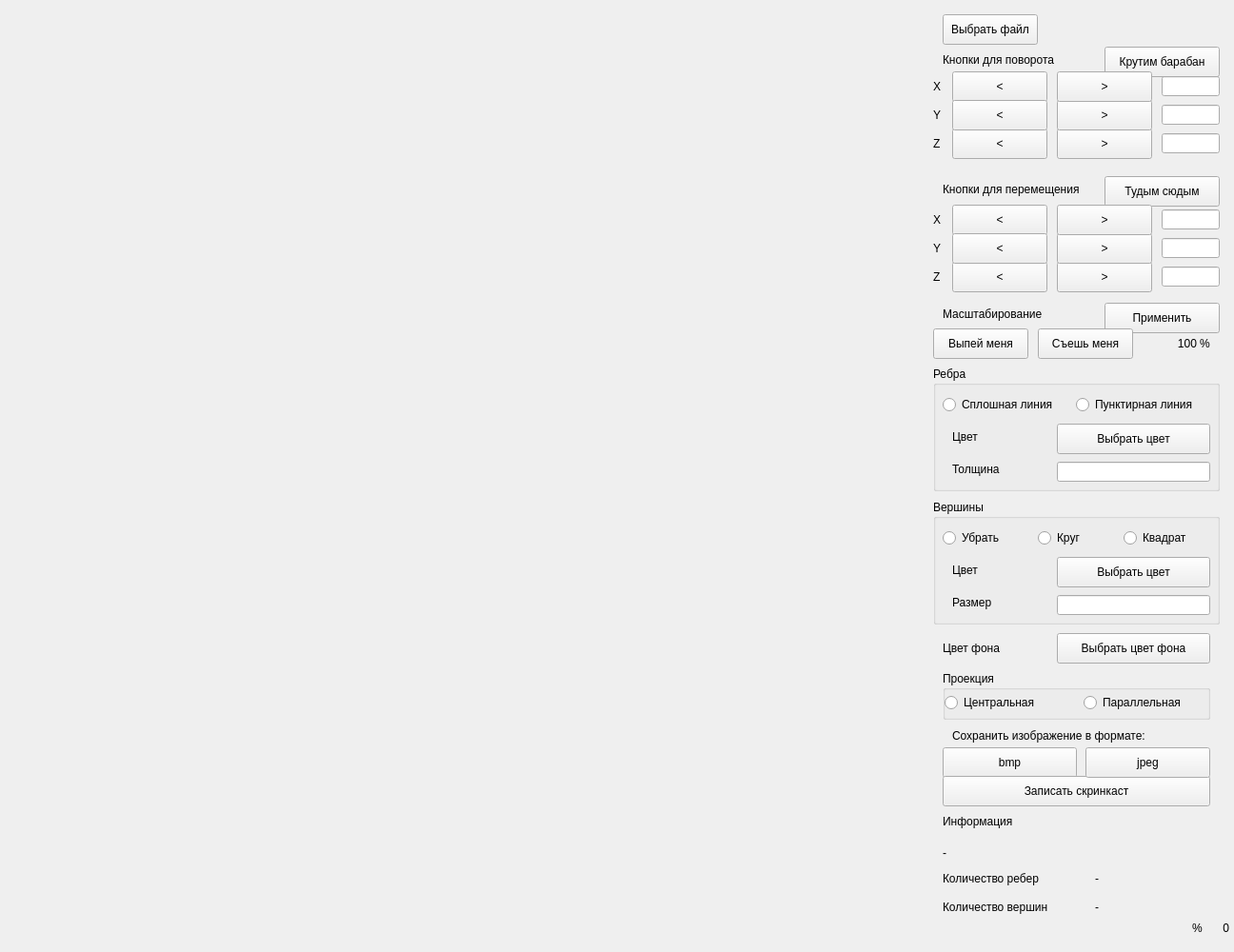
<?xml version="1.0" encoding="UTF-8"?>
<ui version="4.0">
 <class>View</class>
 <widget class="QMainWindow" name="View">
  <property name="geometry">
   <rect>
    <x>0</x>
    <y>0</y>
    <width>1296</width>
    <height>1000</height>
   </rect>
  </property>
  <property name="windowTitle">
   <string>View</string>
  </property>
  <widget class="QWidget" name="centralwidget">
   <widget class="QPushButton" name="button_filename">
    <property name="geometry">
     <rect>
      <x>990</x>
      <y>15</y>
      <width>100</width>
      <height>32</height>
     </rect>
    </property>
    <property name="text">
     <string>Выбрать файл</string>
    </property>
   </widget>
   <widget class="QPushButton" name="pushButton_xRot_left">
    <property name="geometry">
     <rect>
      <x>1000</x>
      <y>75</y>
      <width>100</width>
      <height>32</height>
     </rect>
    </property>
    <property name="text">
     <string>&lt;</string>
    </property>
   </widget>
   <widget class="QLineEdit" name="lineEdit_zRot">
    <property name="geometry">
     <rect>
      <x>1220</x>
      <y>140</y>
      <width>61</width>
      <height>21</height>
     </rect>
    </property>
    <property name="readOnly">
     <bool>true</bool>
    </property>
   </widget>
   <widget class="QPushButton" name="pushButton_z_move_left">
    <property name="geometry">
     <rect>
      <x>1000</x>
      <y>275</y>
      <width>100</width>
      <height>32</height>
     </rect>
    </property>
    <property name="text">
     <string>&lt;</string>
    </property>
   </widget>
   <widget class="QGroupBox" name="groupBox">
    <property name="geometry">
     <rect>
      <x>980</x>
      <y>385</y>
      <width>301</width>
      <height>131</height>
     </rect>
    </property>
    <property name="title">
     <string>Ребра</string>
    </property>
    <widget class="QRadioButton" name="radioButton_solid_edge">
     <property name="geometry">
      <rect>
       <x>10</x>
       <y>30</y>
       <width>141</width>
       <height>20</height>
      </rect>
     </property>
     <property name="text">
      <string>Сплошная линия</string>
     </property>
    </widget>
    <widget class="QRadioButton" name="radioButton_dotted_edge">
     <property name="geometry">
      <rect>
       <x>150</x>
       <y>30</y>
       <width>141</width>
       <height>20</height>
      </rect>
     </property>
     <property name="text">
      <string>Пунктирная линия</string>
     </property>
    </widget>
    <widget class="QPushButton" name="pushButton_color_edge">
     <property name="geometry">
      <rect>
       <x>130</x>
       <y>60</y>
       <width>161</width>
       <height>32</height>
      </rect>
     </property>
     <property name="text">
      <string>Выбрать цвет</string>
     </property>
    </widget>
    <widget class="QLabel" name="label_14">
     <property name="geometry">
      <rect>
       <x>20</x>
       <y>100</y>
       <width>58</width>
       <height>16</height>
      </rect>
     </property>
     <property name="text">
      <string>Толщина</string>
     </property>
    </widget>
    <widget class="QLabel" name="label_color_edge">
     <property name="geometry">
      <rect>
       <x>20</x>
       <y>64</y>
       <width>120</width>
       <height>20</height>
      </rect>
     </property>
     <property name="text">
      <string>Цвет</string>
     </property>
    </widget>
    <widget class="QLineEdit" name="lineEdit_thickness_edge">
     <property name="geometry">
      <rect>
       <x>130</x>
       <y>100</y>
       <width>161</width>
       <height>21</height>
      </rect>
     </property>
    </widget>
   </widget>
   <widget class="QPushButton" name="pushButton_zRot_right">
    <property name="geometry">
     <rect>
      <x>1110</x>
      <y>135</y>
      <width>100</width>
      <height>32</height>
     </rect>
    </property>
    <property name="text">
     <string>&gt;</string>
    </property>
   </widget>
   <widget class="QLabel" name="label_film_process">
    <property name="geometry">
     <rect>
      <x>1250</x>
      <y>965</y>
      <width>41</width>
      <height>20</height>
     </rect>
    </property>
    <property name="text">
     <string>0</string>
    </property>
    <property name="alignment">
     <set>Qt::AlignRight|Qt::AlignTrailing|Qt::AlignVCenter</set>
    </property>
   </widget>
   <widget class="QLabel" name="label_edge_amount">
    <property name="geometry">
     <rect>
      <x>1150</x>
      <y>915</y>
      <width>131</width>
      <height>16</height>
     </rect>
    </property>
    <property name="text">
     <string>-</string>
    </property>
   </widget>
   <widget class="QLabel" name="label_11">
    <property name="geometry">
     <rect>
      <x>980</x>
      <y>280</y>
      <width>16</width>
      <height>21</height>
     </rect>
    </property>
    <property name="text">
     <string>Z</string>
    </property>
   </widget>
   <widget class="QLabel" name="label_vertex_amount">
    <property name="geometry">
     <rect>
      <x>1150</x>
      <y>945</y>
      <width>131</width>
      <height>16</height>
     </rect>
    </property>
    <property name="text">
     <string>-</string>
    </property>
   </widget>
   <widget class="QPushButton" name="pushButton_scale">
    <property name="geometry">
     <rect>
      <x>1160</x>
      <y>318</y>
      <width>121</width>
      <height>32</height>
     </rect>
    </property>
    <property name="text">
     <string>Применить</string>
    </property>
   </widget>
   <widget class="QPushButton" name="pushButton_z_move_right">
    <property name="geometry">
     <rect>
      <x>1110</x>
      <y>275</y>
      <width>100</width>
      <height>32</height>
     </rect>
    </property>
    <property name="text">
     <string>&gt;</string>
    </property>
   </widget>
   <widget class="QPushButton" name="pushButton_save_image_bmp">
    <property name="geometry">
     <rect>
      <x>990</x>
      <y>785</y>
      <width>141</width>
      <height>32</height>
     </rect>
    </property>
    <property name="text">
     <string>bmp</string>
    </property>
   </widget>
   <widget class="QPushButton" name="pushButton_x_move_left">
    <property name="geometry">
     <rect>
      <x>1000</x>
      <y>215</y>
      <width>100</width>
      <height>32</height>
     </rect>
    </property>
    <property name="text">
     <string>&lt;</string>
    </property>
   </widget>
   <widget class="QLabel" name="label_scale_name">
    <property name="geometry">
     <rect>
      <x>990</x>
      <y>322</y>
      <width>171</width>
      <height>16</height>
     </rect>
    </property>
    <property name="text">
     <string>Масштабирование</string>
    </property>
   </widget>
   <widget class="QLineEdit" name="lineEdit_yRot">
    <property name="geometry">
     <rect>
      <x>1220</x>
      <y>110</y>
      <width>61</width>
      <height>21</height>
     </rect>
    </property>
    <property name="readOnly">
     <bool>true</bool>
    </property>
   </widget>
   <widget class="QLabel" name="label_3">
    <property name="geometry">
     <rect>
      <x>980</x>
      <y>140</y>
      <width>16</width>
      <height>21</height>
     </rect>
    </property>
    <property name="text">
     <string>Z</string>
    </property>
   </widget>
   <widget class="QPushButton" name="pushButton_y_move_left">
    <property name="geometry">
     <rect>
      <x>1000</x>
      <y>245</y>
      <width>100</width>
      <height>32</height>
     </rect>
    </property>
    <property name="text">
     <string>&lt;</string>
    </property>
   </widget>
   <widget class="QPushButton" name="pushButton_zRot_left">
    <property name="geometry">
     <rect>
      <x>1000</x>
      <y>135</y>
      <width>100</width>
      <height>32</height>
     </rect>
    </property>
    <property name="text">
     <string>&lt;</string>
    </property>
   </widget>
   <widget class="QLabel" name="label_9">
    <property name="geometry">
     <rect>
      <x>980</x>
      <y>220</y>
      <width>16</width>
      <height>21</height>
     </rect>
    </property>
    <property name="text">
     <string>X</string>
    </property>
   </widget>
   <widget class="QPushButton" name="pushButton_yRot_right">
    <property name="geometry">
     <rect>
      <x>1110</x>
      <y>105</y>
      <width>100</width>
      <height>32</height>
     </rect>
    </property>
    <property name="text">
     <string>&gt;</string>
    </property>
   </widget>
   <widget class="QLineEdit" name="lineEdit_x_move">
    <property name="geometry">
     <rect>
      <x>1220</x>
      <y>220</y>
      <width>61</width>
      <height>21</height>
     </rect>
    </property>
    <property name="readOnly">
     <bool>true</bool>
    </property>
   </widget>
   <widget class="QLabel" name="label_film_process_5">
    <property name="geometry">
     <rect>
      <x>1252</x>
      <y>965</y>
      <width>41</width>
      <height>20</height>
     </rect>
    </property>
    <property name="text">
     <string>%</string>
    </property>
   </widget>
   <widget class="QPushButton" name="pushButton_y_move_right">
    <property name="geometry">
     <rect>
      <x>1110</x>
      <y>245</y>
      <width>100</width>
      <height>32</height>
     </rect>
    </property>
    <property name="text">
     <string>&gt;</string>
    </property>
   </widget>
   <widget class="QLabel" name="label_8">
    <property name="geometry">
     <rect>
      <x>1000</x>
      <y>765</y>
      <width>251</width>
      <height>16</height>
     </rect>
    </property>
    <property name="text">
     <string>Сохранить изображение в формате:</string>
    </property>
   </widget>
   <widget class="QPushButton" name="pushButton_apply_rotate">
    <property name="geometry">
     <rect>
      <x>1160</x>
      <y>49</y>
      <width>121</width>
      <height>32</height>
     </rect>
    </property>
    <property name="text">
     <string>Крутим барабан</string>
    </property>
   </widget>
   <widget class="QLineEdit" name="lineEdit_y_move">
    <property name="geometry">
     <rect>
      <x>1220</x>
      <y>250</y>
      <width>61</width>
      <height>21</height>
     </rect>
    </property>
    <property name="readOnly">
     <bool>true</bool>
    </property>
   </widget>
   <widget class="QLabel" name="label_15">
    <property name="geometry">
     <rect>
      <x>990</x>
      <y>191</y>
      <width>171</width>
      <height>16</height>
     </rect>
    </property>
    <property name="text">
     <string>Кнопки для перемещения</string>
    </property>
   </widget>
   <widget class="QLabel" name="label_18">
    <property name="geometry">
     <rect>
      <x>990</x>
      <y>55</y>
      <width>171</width>
      <height>16</height>
     </rect>
    </property>
    <property name="text">
     <string>Кнопки для поворота</string>
    </property>
   </widget>
   <widget class="QLabel" name="label_color_background">
    <property name="geometry">
     <rect>
      <x>990</x>
      <y>671</y>
      <width>120</width>
      <height>20</height>
     </rect>
    </property>
    <property name="text">
     <string>Цвет фона</string>
    </property>
   </widget>
   <widget class="QLabel" name="label_2">
    <property name="geometry">
     <rect>
      <x>980</x>
      <y>110</y>
      <width>16</width>
      <height>21</height>
     </rect>
    </property>
    <property name="text">
     <string>Y</string>
    </property>
   </widget>
   <widget class="QLabel" name="label_scale">
    <property name="geometry">
     <rect>
      <x>1196</x>
      <y>350</y>
      <width>61</width>
      <height>21</height>
     </rect>
    </property>
    <property name="text">
     <string>100</string>
    </property>
    <property name="alignment">
     <set>Qt::AlignRight|Qt::AlignTrailing|Qt::AlignVCenter</set>
    </property>
   </widget>
   <widget class="QPushButton" name="pushButton_yRot_left">
    <property name="geometry">
     <rect>
      <x>1000</x>
      <y>105</y>
      <width>100</width>
      <height>32</height>
     </rect>
    </property>
    <property name="text">
     <string>&lt;</string>
    </property>
   </widget>
   <widget class="QPushButton" name="pushButton_plus">
    <property name="geometry">
     <rect>
      <x>1090</x>
      <y>345</y>
      <width>100</width>
      <height>32</height>
     </rect>
    </property>
    <property name="text">
     <string>Съешь меня</string>
    </property>
   </widget>
   <widget class="QPushButton" name="pushButton_film">
    <property name="geometry">
     <rect>
      <x>990</x>
      <y>815</y>
      <width>281</width>
      <height>32</height>
     </rect>
    </property>
    <property name="text">
     <string>Записать скринкаст</string>
    </property>
   </widget>
   <widget class="QLabel" name="label_4">
    <property name="geometry">
     <rect>
      <x>990</x>
      <y>855</y>
      <width>101</width>
      <height>16</height>
     </rect>
    </property>
    <property name="text">
     <string>Информация</string>
    </property>
   </widget>
   <widget class="QGroupBox" name="groupBox_3">
    <property name="geometry">
     <rect>
      <x>990</x>
      <y>705</y>
      <width>281</width>
      <height>51</height>
     </rect>
    </property>
    <property name="title">
     <string>Проекция</string>
    </property>
    <widget class="QRadioButton" name="radioButton_central">
     <property name="geometry">
      <rect>
       <x>2</x>
       <y>23</y>
       <width>131</width>
       <height>20</height>
      </rect>
     </property>
     <property name="text">
      <string>Центральная</string>
     </property>
    </widget>
    <widget class="QRadioButton" name="radioButton_ortho">
     <property name="geometry">
      <rect>
       <x>148</x>
       <y>23</y>
       <width>121</width>
       <height>20</height>
      </rect>
     </property>
     <property name="text">
      <string>Параллельная</string>
     </property>
    </widget>
   </widget>
   <widget class="QPushButton" name="pushButton_color_background">
    <property name="geometry">
     <rect>
      <x>1110</x>
      <y>665</y>
      <width>161</width>
      <height>32</height>
     </rect>
    </property>
    <property name="text">
     <string>Выбрать цвет фона</string>
    </property>
   </widget>
   <widget class="QLabel" name="label_filename">
    <property name="geometry">
     <rect>
      <x>990</x>
      <y>885</y>
      <width>291</width>
      <height>21</height>
     </rect>
    </property>
    <property name="text">
     <string>-</string>
    </property>
    <property name="wordWrap">
     <bool>true</bool>
    </property>
   </widget>
   <widget class="QPushButton" name="pushButton_xRot_right">
    <property name="geometry">
     <rect>
      <x>1110</x>
      <y>75</y>
      <width>100</width>
      <height>32</height>
     </rect>
    </property>
    <property name="text">
     <string>&gt;</string>
    </property>
   </widget>
   <widget class="QLabel" name="label_6">
    <property name="geometry">
     <rect>
      <x>1260</x>
      <y>353</y>
      <width>21</width>
      <height>16</height>
     </rect>
    </property>
    <property name="text">
     <string>%</string>
    </property>
   </widget>
   <widget class="QLabel" name="label_5">
    <property name="geometry">
     <rect>
      <x>990</x>
      <y>915</y>
      <width>131</width>
      <height>16</height>
     </rect>
    </property>
    <property name="text">
     <string>Количество ребер</string>
    </property>
   </widget>
   <widget class="QPushButton" name="pushButton_apply_move">
    <property name="geometry">
     <rect>
      <x>1160</x>
      <y>185</y>
      <width>121</width>
      <height>32</height>
     </rect>
    </property>
    <property name="text">
     <string>Тудым сюдым</string>
    </property>
   </widget>
   <widget class="QPushButton" name="pushButton_x_move_right">
    <property name="geometry">
     <rect>
      <x>1110</x>
      <y>215</y>
      <width>100</width>
      <height>32</height>
     </rect>
    </property>
    <property name="text">
     <string>&gt;</string>
    </property>
   </widget>
   <widget class="QPushButton" name="pushButton_save_image_jpeg">
    <property name="geometry">
     <rect>
      <x>1140</x>
      <y>785</y>
      <width>131</width>
      <height>32</height>
     </rect>
    </property>
    <property name="text">
     <string>jpeg</string>
    </property>
   </widget>
   <widget class="QLabel" name="label_10">
    <property name="geometry">
     <rect>
      <x>980</x>
      <y>250</y>
      <width>16</width>
      <height>21</height>
     </rect>
    </property>
    <property name="text">
     <string>Y</string>
    </property>
   </widget>
   <widget class="QPushButton" name="pushButton_minus">
    <property name="geometry">
     <rect>
      <x>980</x>
      <y>345</y>
      <width>100</width>
      <height>32</height>
     </rect>
    </property>
    <property name="text">
     <string>Выпей меня</string>
    </property>
   </widget>
   <widget class="QLineEdit" name="lineEdit_xRot">
    <property name="enabled">
     <bool>true</bool>
    </property>
    <property name="geometry">
     <rect>
      <x>1220</x>
      <y>80</y>
      <width>61</width>
      <height>21</height>
     </rect>
    </property>
    <property name="readOnly">
     <bool>true</bool>
    </property>
   </widget>
   <widget class="QLabel" name="label">
    <property name="geometry">
     <rect>
      <x>980</x>
      <y>80</y>
      <width>16</width>
      <height>21</height>
     </rect>
    </property>
    <property name="text">
     <string>X</string>
    </property>
   </widget>
   <widget class="QLabel" name="label_7">
    <property name="geometry">
     <rect>
      <x>990</x>
      <y>945</y>
      <width>131</width>
      <height>16</height>
     </rect>
    </property>
    <property name="text">
     <string>Количество вершин</string>
    </property>
   </widget>
   <widget class="QGroupBox" name="groupBox_2">
    <property name="geometry">
     <rect>
      <x>980</x>
      <y>525</y>
      <width>301</width>
      <height>131</height>
     </rect>
    </property>
    <property name="title">
     <string>Вершины</string>
    </property>
    <widget class="QRadioButton" name="radioButton_no_point">
     <property name="geometry">
      <rect>
       <x>10</x>
       <y>30</y>
       <width>71</width>
       <height>20</height>
      </rect>
     </property>
     <property name="text">
      <string>Убрать</string>
     </property>
    </widget>
    <widget class="QRadioButton" name="radioButton_cube">
     <property name="geometry">
      <rect>
       <x>200</x>
       <y>30</y>
       <width>71</width>
       <height>20</height>
      </rect>
     </property>
     <property name="text">
      <string>Квадрат</string>
     </property>
    </widget>
    <widget class="QPushButton" name="pushButton_color_vertex">
     <property name="geometry">
      <rect>
       <x>130</x>
       <y>60</y>
       <width>161</width>
       <height>32</height>
      </rect>
     </property>
     <property name="text">
      <string>Выбрать цвет</string>
     </property>
    </widget>
    <widget class="QLabel" name="label_19">
     <property name="geometry">
      <rect>
       <x>20</x>
       <y>100</y>
       <width>58</width>
       <height>16</height>
      </rect>
     </property>
     <property name="text">
      <string>Размер</string>
     </property>
    </widget>
    <widget class="QLabel" name="label_color_vertex">
     <property name="geometry">
      <rect>
       <x>20</x>
       <y>64</y>
       <width>120</width>
       <height>20</height>
      </rect>
     </property>
     <property name="text">
      <string>Цвет</string>
     </property>
    </widget>
    <widget class="QRadioButton" name="radioButton_sphere">
     <property name="geometry">
      <rect>
       <x>110</x>
       <y>30</y>
       <width>71</width>
       <height>20</height>
      </rect>
     </property>
     <property name="text">
      <string>Круг</string>
     </property>
    </widget>
    <widget class="QLineEdit" name="lineEdit_dot_size">
     <property name="geometry">
      <rect>
       <x>130</x>
       <y>100</y>
       <width>161</width>
       <height>21</height>
      </rect>
     </property>
    </widget>
   </widget>
   <widget class="QLineEdit" name="lineEdit_z_move">
    <property name="geometry">
     <rect>
      <x>1220</x>
      <y>280</y>
      <width>61</width>
      <height>21</height>
     </rect>
    </property>
    <property name="readOnly">
     <bool>true</bool>
    </property>
   </widget>
   <widget class="QLabel" name="label_Error">
    <property name="geometry">
     <rect>
      <x>1120</x>
      <y>20</y>
      <width>161</width>
      <height>16</height>
     </rect>
    </property>
    <property name="styleSheet">
     <string notr="true">color: rgb(255, 0, 0)</string>
    </property>
    <property name="text">
     <string/>
    </property>
   </widget>
   <widget class="glView" name="widget" native="true">
    <property name="geometry">
     <rect>
      <x>20</x>
      <y>20</y>
      <width>941</width>
      <height>961</height>
     </rect>
    </property>
   </widget>
  </widget>
 </widget>
 <customwidgets>
  <customwidget>
   <class>glView</class>
   <extends>QWidget</extends>
   <header location="global">View/glview.h</header>
   <container>1</container>
  </customwidget>
 </customwidgets>
 <resources/>
 <connections/>
</ui>
